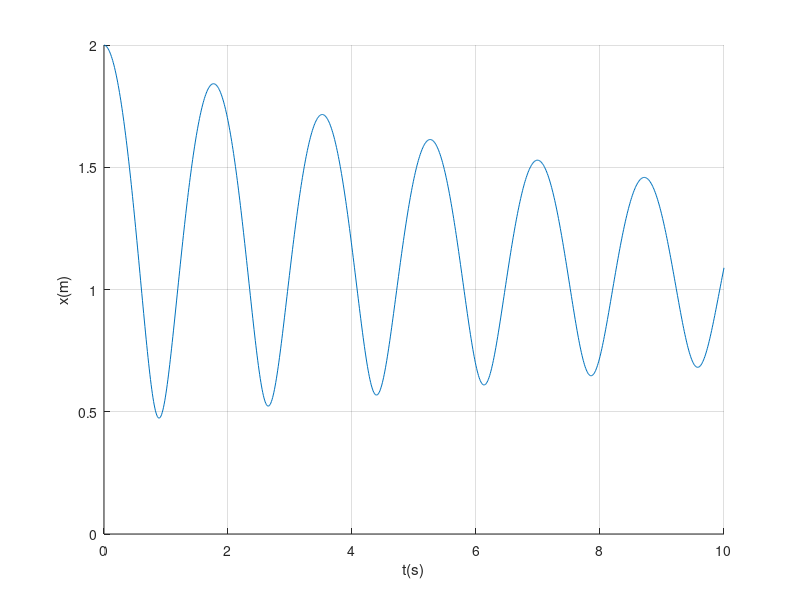

Reproduce this figure in MATLAB.
hold on; grid on;

kappa = 1.4;
g = 9.81;

h = 0.01;
t = 0:h:10;

yb = zeros (2,length(t));
yb(1,1) = 2;
yb(2,1) = 0;

f = @(yb) [yb(2);g*(yb(1)^(-kappa) - 1)];

opt = optimset('Display','off','TolFun',1e-8);

for i = 1:(length(t) - 1)
    
    r = @(ybnext) (yb(:,i) + h*feval(f, ybnext) - ybnext);
    yb(:,i+1) = fsolve(r, yb(:,i), opt);
    
end

plot(t,yb(1,:));
xlabel('t(s)');
ylabel('x(m)');

print -depsc modsim_ex4_2b.eps